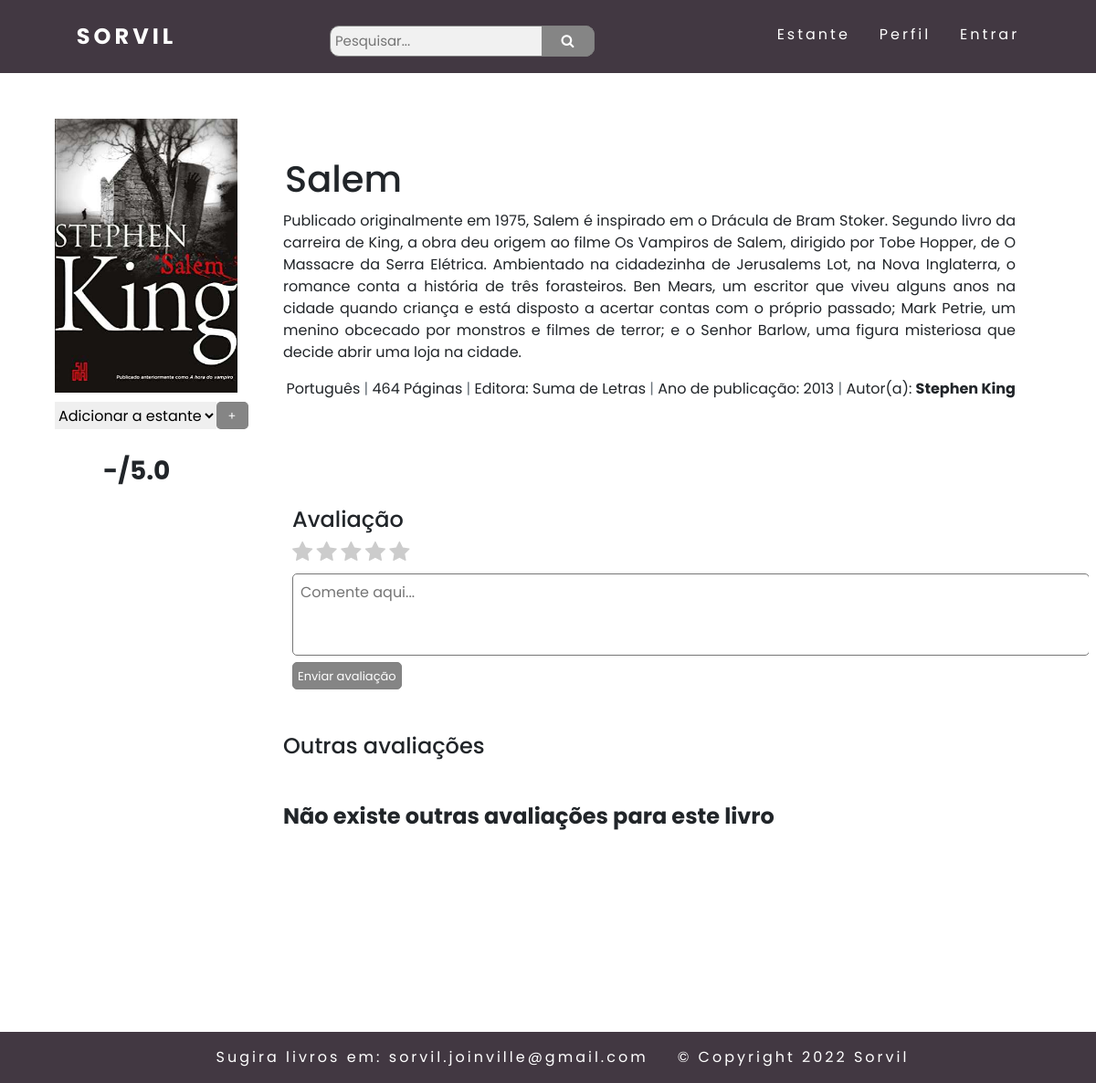
The app's page /Pagina-livro/index.php?idLivro=55 with its own data.
### tables this page shows
CREATE TABLE IF NOT EXISTS `livro` (
  `Id_Livro` int(11) NOT NULL AUTO_INCREMENT,
  `Titulo_Livro` varchar(100) NOT NULL,
  `Descricao_Livro` varchar(5000) DEFAULT NULL,
  `Ano_Publicacao` int(11) DEFAULT NULL,
  `Quantidade_Pagina` int(11) DEFAULT NULL,
  `Id_Categoria` int(11) DEFAULT NULL,
  `Id_Editora` int(11) DEFAULT NULL,
  `Id_Idioma` int(11) DEFAULT NULL,
  PRIMARY KEY (`Id_Livro`),
  KEY `Id_Idioma` (`Id_Idioma`),
  KEY `Id_Categoria` (`Id_Categoria`),
  KEY `Id_Editora` (`Id_Editora`),
  CONSTRAINT `livro_ibfk_1` FOREIGN KEY (`Id_Idioma`) REFERENCES `idioma` (`Id_Idioma`),
  CONSTRAINT `livro_ibfk_2` FOREIGN KEY (`Id_Categoria`) REFERENCES `categoria` (`Id_Categoria`),
  CONSTRAINT `livro_ibfk_3` FOREIGN KEY (`Id_Editora`) REFERENCES `editora` (`Id_Editora`)
);

CREATE TABLE IF NOT EXISTS `idioma` (
  `Id_Idioma` int(11) NOT NULL AUTO_INCREMENT,
  `Descricao_Idioma` varchar(30) NOT NULL,
  PRIMARY KEY (`Id_Idioma`)
);

CREATE TABLE IF NOT EXISTS `editora` (
  `Id_Editora` int(11) NOT NULL AUTO_INCREMENT,
  `Nome_Editora` varchar(100) NOT NULL,
  PRIMARY KEY (`Id_Editora`)
);

CREATE TABLE IF NOT EXISTS `autor` (
  `Id_Autor` int(11) NOT NULL AUTO_INCREMENT,
  `Nome_Autor` varchar(200) NOT NULL,
  `Descricao_Autor` varchar(500) DEFAULT NULL,
  PRIMARY KEY (`Id_Autor`)
);

### Pagina-livro/index.php (the view, shortened to what this page needs)
<?php
require_once('../Database/conexao.php');
$livro = $_GET['idLivro'];
?>
<!DOCTYPE html>
<html lang="pt-BR">
<head>
    <link rel="stylesheet" href="https://cdn.jsdelivr.net/npm/bootstrap@4.3.1/dist/css/bootstrap.min.css">
    <link rel="stylesheet" href="https://cdnjs.cloudflare.com/ajax/libs/font-awesome/4.7.0/css/font-awesome.min.css">
    <link rel="stylesheet" type="text/css" href="./style.css">
</head>
<body>
    <div class="container-fluid2">
        <header>
            <nav>
                <a class="logo" href="../HomePage/index.php">sorvil</a>
                <form class="search_form" action="../HomePage/index.php" method="POST" enctype="multipart/form-data">
                    <input type="text" placeholder="Pesquisar..." name="search">
                    <button type="submit"><i class="fa fa-search"></i></button>
                </form>
                <ul class="nav-list">
                    <li><a href="../EstantePage/index.php">Estante</a></li>
                    <li><a href="../TelaEditar/TelaEditar.php">Perfil</a></li>
                    <?php
                    if (empty($_SESSION['email'])) {
                        echo "<li><a href='../TelaLogin/TelaLogin.php'>Entrar</a></li>";
                    } else {
                        echo "<li><a href='../TelaLogin/logout.php'>Sair</a></li>";
                    }
                    ?>
                </ul>
            </nav>
        </header>
        <aside>
            <div class="aside-container">
                <img class="img-livro" src="../Uploads/<?= $_GET['idLivro'] ?>.jpg" alt="Capa Livro" height="300" width="200" style="overflow: hidden;">
            </div>
            <form class="estante-form" action="./adicionar.php" method="POST" enctype="multipart/form-data">
                <select class="select" name="selectStatus" required>
                    <option value="" selected disabled>Adicionar a estante</option>
                </select>
                <input type="submit" class="btn btn-secondary btn-lg" value="+">
            </form>
            <?php
            $queryMedia = "SELECT SUM(Nota_Avaliacao) AS Soma_Notas, COUNT(Nota_Avaliacao) AS Total_Notas
                           FROM usuario_livro
                           WHERE Id_Livro='$livro'";
            $execMedia = mysqli_query($conexao, $queryMedia);
            $arrayMedia = mysqli_fetch_assoc($execMedia);
            if ($arrayMedia['Soma_Notas'] && $arrayMedia['Total_Notas']){
                $media = $arrayMedia['Soma_Notas'] / $arrayMedia['Total_Notas'];
            } else {
                $media = "-";
            }
            ?>
            <br>
            <h3 style="width: 50px; margin-top:45px; margin-left: 53px">
                <strong><?=$media?>/5.0</strong>
            </h3>
        </aside>
        <main class="mb-4">
            <div class="main-top">
                <section class="titulo">
                    <?php
                    if (isset($_GET['idLivro'])) {
                        $idLivro = $_GET['idLivro'];
                        $queryBuscaLivro = "SELECT * FROM livro li
                            JOIN livro_autor la ON la.Id_Livro=li.Id_Livro
                            JOIN autor au ON au.Id_Autor=la.Id_Autor
                            JOIN editora ed ON ed.Id_Editora=li.Id_Editora
                            JOIN categoria ca ON ca.Id_Categoria=li.Id_Categoria
                            JOIN idioma id ON id.Id_Idioma=li.Id_Idioma
                            WHERE li.Id_Livro='$idLivro'";
                        $resultQueryLivro = mysqli_query($conexao, $queryBuscaLivro);
                        $livro = mysqli_fetch_array($resultQueryLivro);
                        echo "<h1>" . $livro['Titulo_Livro'] . "</h1>";
                    }
                    ?>
                </section>
                <div class="descricao">
                    <p><?= $livro['Descricao_Livro'] ?></p>
                </div>
                <div class="info">
                    <?php
                    echo "<p style=''>"
                        . $livro['Descricao_Idioma'] . " <span class='text-muted'> | </span> " . $livro['Quantidade_Pagina'] . " Páginas"
                        . "<span class='text-muted'> | </span>" . "Editora: " . $livro['Nome_Editora'] . "<span class='text-muted'> | </span>" . "Ano de publicação: " . $livro['Ano_Publicacao']
                        . "<span class='text-muted'> | </span>" . "Autor(a): <strong>" . $livro['Nome_Autor'] . "</strong>"
                        . "</p>";
                    ?>
                </div>
            </div>
            <div class="main-botton" style="margin-top: 115px;">
                <form class="comente" action="./avaliacao.php" method="POST" enctype="multipart/form-data">
                    <h4>Avaliação</h4>
                    <div class="estrelas">
                        <label for="cm_star-1"><i class="fa"></i></label>
                        <label for="cm_star-2"><i class="fa"></i></label>
                        <label for="cm_star-3"><i class="fa"></i></label>
                        <label for="cm_star-4"><i class="fa"></i></label>
                        <label for="cm_star-5"><i class="fa"></i></label>
                    </div>
                    <textarea cols=60 id="comente" rows="3" name="comente" maxlength="500" wrap="hard" placeholder="Comente aqui..." style="padding: 8px;"></textarea>
                    <br>
                    <input type="submit" class="btn btn-secondary btn-lg" value="Enviar avaliação">
                </form><br>
                <div class="comentario">
                    <br>
                    <h4>Outras avaliações</h4><br>
                    <?php
                    $cont = 0;
                    if ($cont == 0) {
                        echo "<p><h4><strong>Não existe outras avaliações para este livro</strong></h4></p>";
                    }
                    ?>
                </div>
            </div>
        </main>
        <footer>
            <ul class="foot-list">
                <li>Sugira livros em: sorvil.joinville@gmail.com</li>
                <li>© Copyright 2022 Sorvil</li>
            </ul>
        </footer>
    </div>
</body>

### Pagina-livro/style.css (style rules this page uses)
* { margin: 0; padding: 0; box-sizing: border-box; font-family: 'Poppins', sans-serif; }
.container-fluid2 { display: grid; grid-template-columns: 1fr 3fr; grid-template-rows: 10vh 50px 125vh 7vh; grid-template-areas: "header header" "banner banner" "aside main" "footer footer"; }
header { grid-area: header; }
a { color: white; text-decoration: none; transition: 0.3s; }
.logo { font-size: 24px; font-weight: bolder; text-transform: uppercase; letter-spacing: 4px; }
nav { display: flex; justify-content: space-around; align-items: center; background: #423842; height: 10vh; }
.nav-list { margin-top: 12px; list-style: none; display: flex; text-decoration-color: white; }
.nav-list li { letter-spacing: 3px; margin-left: 32px; }
form.search_form input[type=text] { padding: 5px; font-size: 15px; border: 1px solid grey; float: left; width: 290px; background: #f1f1f1; border-radius: 10px; }
form.search_form button { float: left; width: 20%; padding: 5px; margin-left: -58px; background: #858585; color: white; font-size: 15px; border: 1px solid grey; border-left: none; border-top-right-radius: 10px; border-bottom-right-radius: 10px; cursor: pointer; }
form.search_form::after { content: ""; clear: both; display: table; }
main { grid-area: main; width: 98%; height: 95%; margin-left: 10px; display: flex; flex-wrap: wrap; margin-bottom: 20px; }
.main-top { height: 300px; }
.titulo { margin-top: 40px; padding: 2px; text-align: left; }
.descricao { margin-right: 80px; text-align: justify; }
.info { margin-right: 80px; text-align: right; }
.main-botton { width: 100%; height: 550px; overflow-y: scroll; }
.estrelas { margin-top: 2px; }
.estrelas label i.fa { font-size: 1.5em }
.estrelas label i.fa:before { content: '\f005'; color: #FC0; }
.estrelas input[type=radio]:checked~label i.fa:before { color: #CCC; }
.comente { margin-left: 10px; }
.comente input { padding: 5px; height: 30px; margin-left: 0px; background: #858585; color: white; font-size: 13px; border: 1px solid grey; border-radius: 5px; cursor: pointer; }
textarea { resize: none; border-radius: 5px; }
aside { grid-area: aside; margin-left: 60px; }
.aside-container { justify-content: center; }
form { margin-top: 10px; }
.estante-form { float: left; }
.estante-form select { float: left; height: 30px; border: none; }
.estante-form input { float: left; width: 35px; padding: 5px; height: 30px; margin-left: 0px; background: #858585; color: white; font-size: 13px; border: 1px solid grey; border-left: none; border-top-right-radius: 5px; border-bottom-right-radius: 5px; cursor: pointer; }
footer { background: #423842; grid-area: footer; display: flex; justify-content: space-around; align-items: center; }
.foot-list { list-style: none; display: flex; text-decoration-color: white; margin-top: 15px; }
.foot-list li { letter-spacing: 3px; margin-left: 32px; color: white; }

### records on screen
livro: Titulo_Livro "Salem", Descricao_Livro "Publicado originalmente em 1975, Salem é inspirado em o Drácula de Bram Stoker. Segundo livro da carreira de King, a obra deu origem ao filme Os Vampiros de Salem, dirigido por Tobe Hopper, de O Massacre da Serra Elétrica. Ambientado na cidadezinha de Jerusalems Lot, na Nova Inglaterra, o romance conta a história de três forasteiros. Ben Mears, um escritor que viveu alguns anos na cidade quando criança e está disposto a acertar contas com o próprio passado; Mark Petrie, um menino obcecado por monstros e filmes de terror; e o Senhor Barlow, uma figura misteriosa que decide abrir uma loja na cidade.", Id_Idioma.Descricao_Idioma "Português", Quantidade_Pagina "464", Id_Editora.Nome_Editora "Suma de Letras", Ano_Publicacao "2013", autor.Nome_Autor "Stephen King"

### other values on screen
$media "-"
